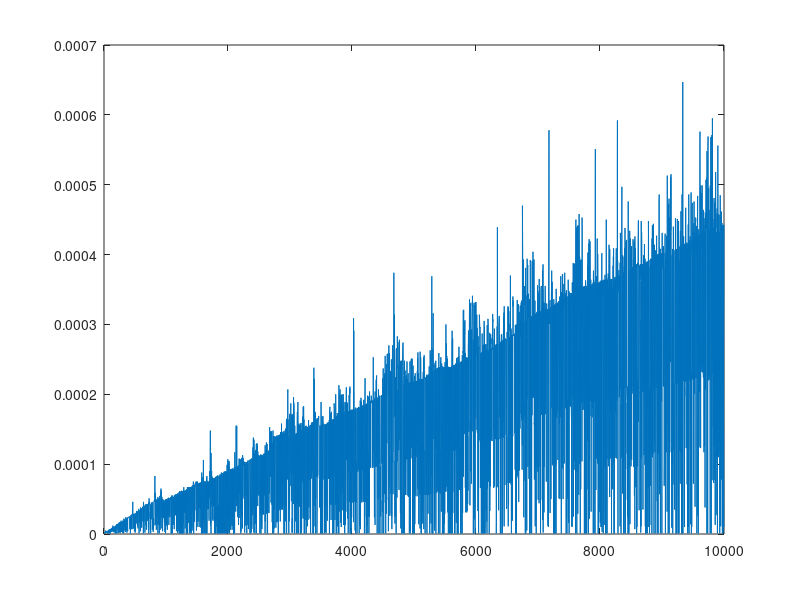

Write MATLAB code to recreate this figure.
close all; %close any previous figures 

fid=fopen("output_nearly_bal.txt"); % TODO: check if fid is -1 and give error 
line=0; %for storing the string value of each line of the file 

data=zeros(2,2); %will be faster if we know how many lines are in file 
%as this array will not have to be resized by octave 

line_i=1; 
while (-1 ~= (line=fgetl(fid))) 
        data(line_i++,:)=str2num(line); 
end 

fclose(fid); 

%displays data 
data 

plot(data(:,1),data(:,2)) 